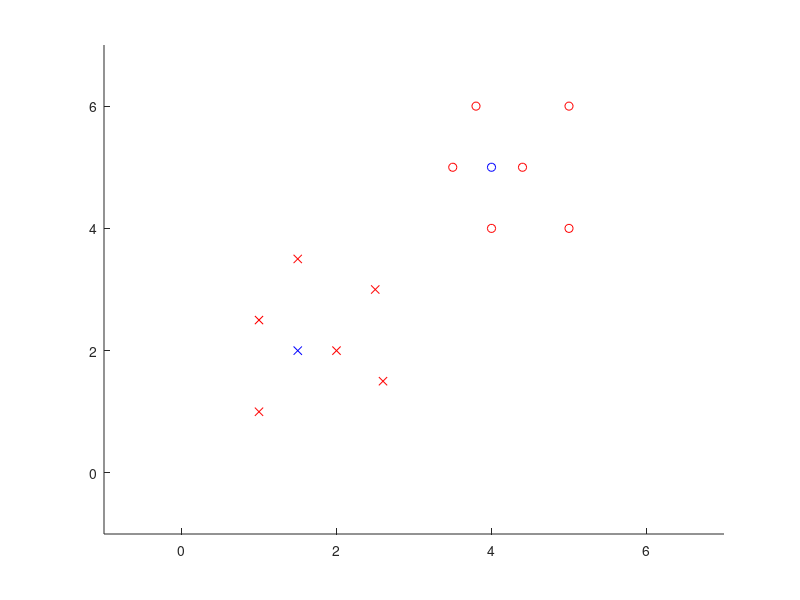

MATLAB code to generate this figure:
% mostra vetor caracteristicos
clear; close all; clc;
x1 = [1; 1];
x2 = [1.5; 3.5];
x3 = [3.5; 5];
x4 = [5; 4];
x5 = [1; 2.5];
x6 = [2.5; 3];
x7 = [4; 4];
x8 = [4.4; 5];
x9 = [2; 2];
x10 = [2.6; 1.5];
x11 = [3.8; 6];
x12 = [5; 6];

w1 = [1.5; 2];
w2 = [4; 5];

hold on;

plot(x1(1),x1(2),'rx');
plot(x2(1),x2(2),'rx');
plot(x3(1),x3(2),'ro');
plot(x4(1),x4(2),'ro');
plot(x5(1),x5(2),'rx');
plot(x6(1),x6(2),'rx');
plot(x7(1),x7(2),'ro');
plot(x8(1),x8(2),'ro');
plot(x9(1),x9(2),'rx');
plot(x10(1),x10(2),'rx');
plot(x11(1),x11(2),'ro');
plot(x12(1),x12(2),'ro');

plot(w1(1),w1(2),'bx');
plot(w2(1),w2(2),'bo');

axis([-1 7 -1 7]);